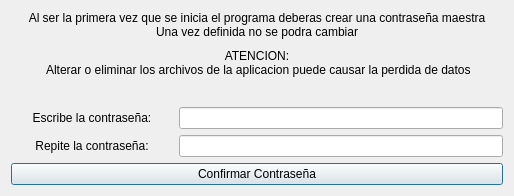
<?xml version="1.0" encoding="UTF-8"?>
<ui version="4.0">
 <class>Dialog</class>
 <widget class="QDialog" name="Dialog">
  <property name="geometry">
   <rect>
    <x>0</x>
    <y>0</y>
    <width>514</width>
    <height>196</height>
   </rect>
  </property>
  <property name="windowTitle">
   <string>Definir contraseña maestra</string>
  </property>
  <layout class="QGridLayout" name="gridLayout">
   <item row="4" column="0">
    <widget class="QLabel" name="label_3">
     <property name="text">
      <string>Escribe la contraseña:</string>
     </property>
     <property name="alignment">
      <set>Qt::AlignmentFlag::AlignCenter</set>
     </property>
     <property name="wordWrap">
      <bool>true</bool>
     </property>
    </widget>
   </item>
   <item row="1" column="0" rowspan="2" colspan="3">
    <widget class="QLabel" name="label_2">
     <property name="text">
      <string>ATENCION: 
 Alterar o eliminar los archivos de la aplicacion puede causar la perdida de datos</string>
     </property>
     <property name="alignment">
      <set>Qt::AlignmentFlag::AlignCenter</set>
     </property>
     <property name="wordWrap">
      <bool>true</bool>
     </property>
    </widget>
   </item>
   <item row="5" column="0">
    <widget class="QLabel" name="label_4">
     <property name="text">
      <string>Repite la contraseña:</string>
     </property>
     <property name="alignment">
      <set>Qt::AlignmentFlag::AlignCenter</set>
     </property>
     <property name="wordWrap">
      <bool>true</bool>
     </property>
    </widget>
   </item>
   <item row="4" column="1" colspan="2">
    <widget class="QLineEdit" name="campo_IndicarPass">
     <property name="text">
      <string/>
     </property>
    </widget>
   </item>
   <item row="0" column="0" colspan="3">
    <widget class="QLabel" name="label">
     <property name="text">
      <string>Al ser la primera vez que se inicia el programa deberas crear una contraseña maestra
Una vez definida no se podra cambiar</string>
     </property>
     <property name="alignment">
      <set>Qt::AlignmentFlag::AlignCenter</set>
     </property>
     <property name="wordWrap">
      <bool>true</bool>
     </property>
    </widget>
   </item>
   <item row="5" column="1" colspan="2">
    <widget class="QLineEdit" name="campo_ConfirmarPass">
     <property name="text">
      <string/>
     </property>
    </widget>
   </item>
   <item row="3" column="0" colspan="3">
    <widget class="QLabel" name="informacionUsuario">
     <property name="palette">
      <palette>
       <active>
        <colorrole role="Text">
         <brush brushstyle="SolidPattern">
          <color alpha="255">
           <red>255</red>
           <green>0</green>
           <blue>0</blue>
          </color>
         </brush>
        </colorrole>
       </active>
       <inactive>
        <colorrole role="Text">
         <brush brushstyle="SolidPattern">
          <color alpha="255">
           <red>255</red>
           <green>0</green>
           <blue>0</blue>
          </color>
         </brush>
        </colorrole>
       </inactive>
       <disabled/>
      </palette>
     </property>
     <property name="text">
      <string/>
     </property>
     <property name="alignment">
      <set>Qt::AlignmentFlag::AlignCenter</set>
     </property>
     <property name="wordWrap">
      <bool>true</bool>
     </property>
    </widget>
   </item>
   <item row="6" column="0" colspan="3">
    <widget class="QPushButton" name="boton_confirmacionPass">
     <property name="text">
      <string>Confirmar Contraseña</string>
     </property>
    </widget>
   </item>
  </layout>
 </widget>
 <resources/>
 <connections/>
</ui>
